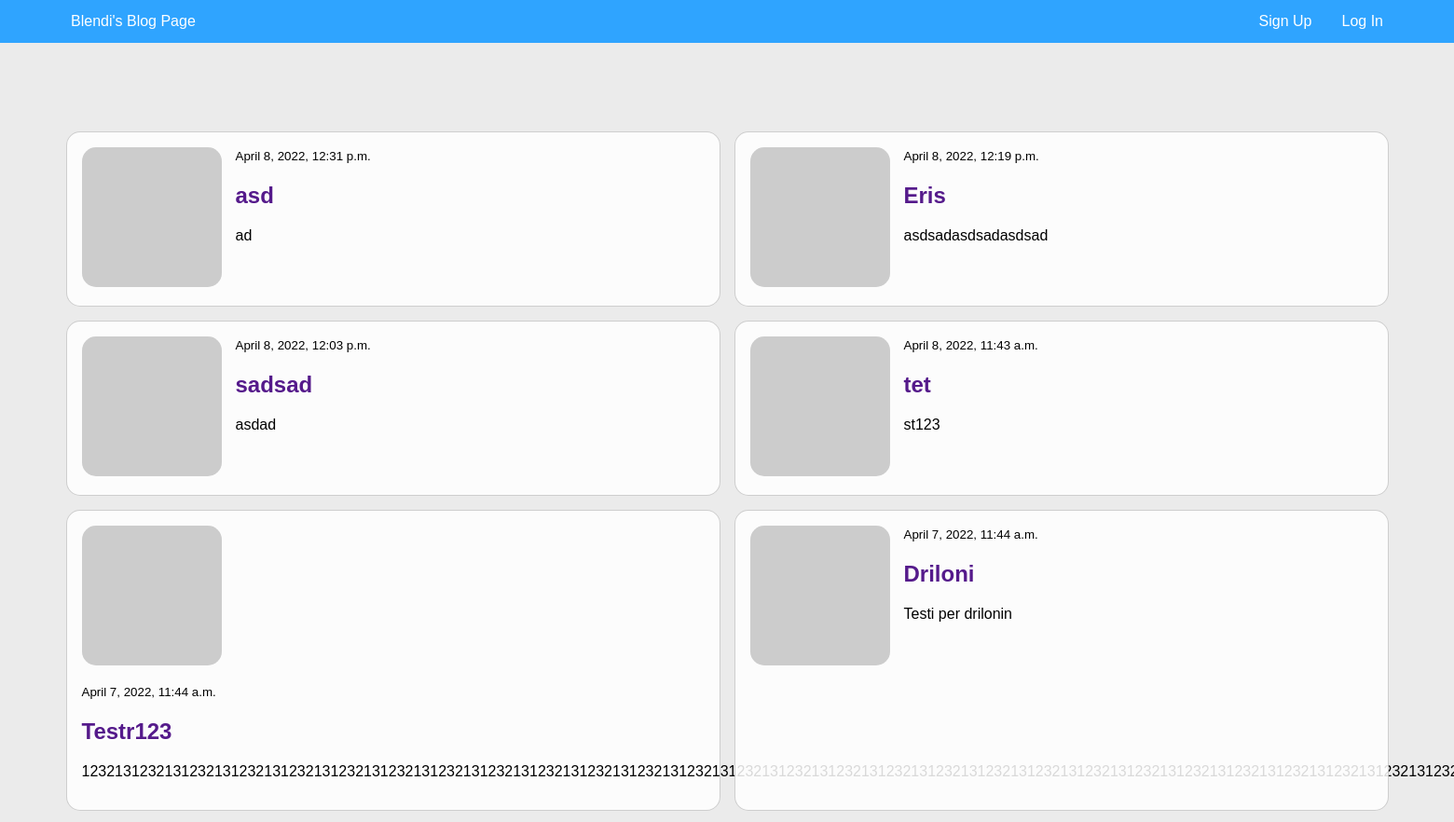
/ (upper part), run on an earlier commit of the app's database.
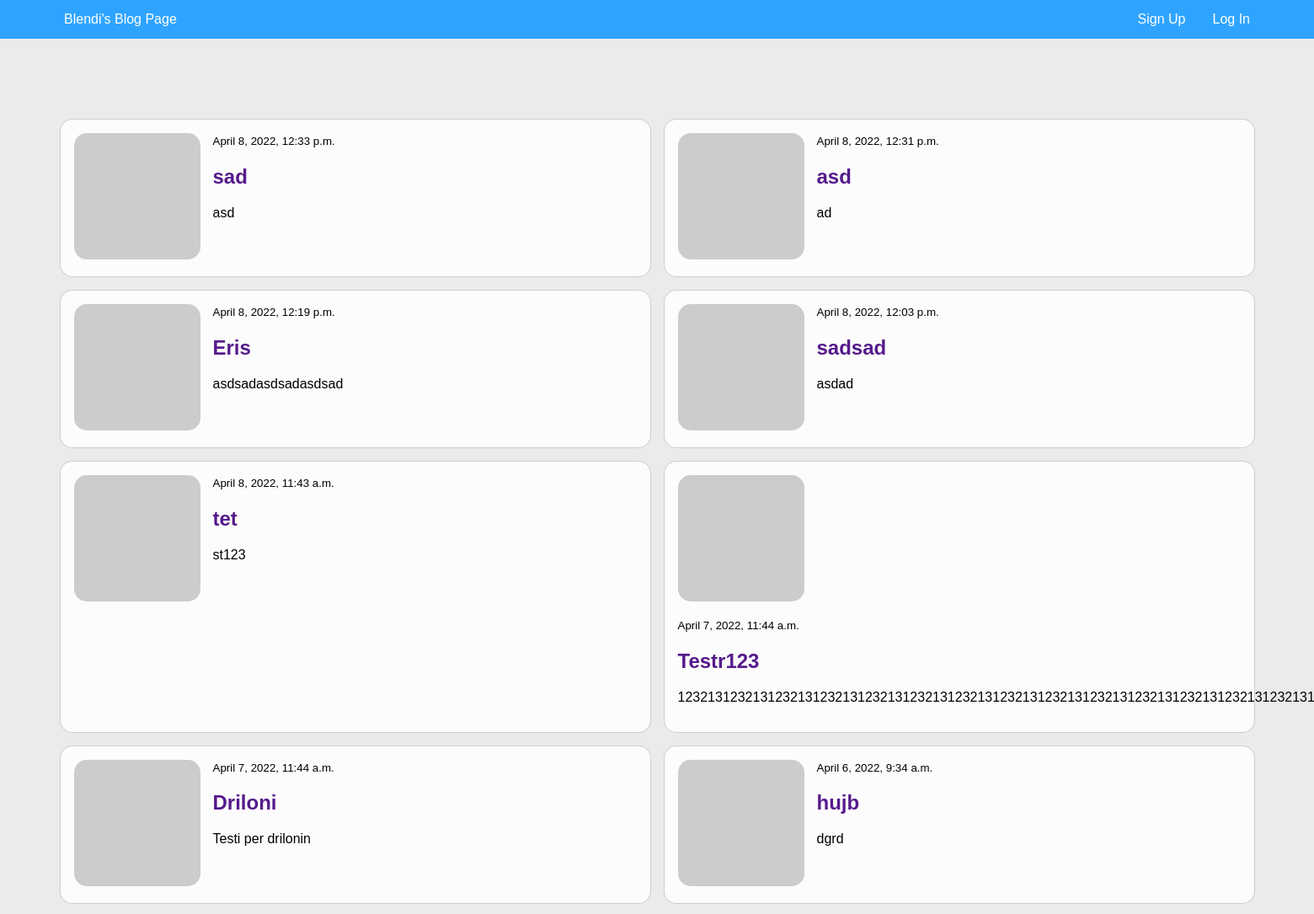
And on a later commit of the database.
### blog/models.py (models this page shows, shortened)
class PostModel(models.Model):
    title = models.CharField(max_length=100)
    content = models.TextField()
    author = models.ForeignKey(User, on_delete=models.CASCADE)
    date_created = models.DateTimeField(auto_now_add=True)
    class Meta:
        ordering = ('-date_created',)

### blog/views.py (the view)
# urls.py: path('', views.index, name = "blog-index"),
def index(request):
    posts = PostModel.objects.all()
    if request.method == 'POST':
        form = PostModelForm(request.POST)
        if form.is_valid():
           instance = form.save(commit=False)
           instance.author = request.user
           instance.save()
           return redirect('blog-index')
    else:
        form = PostModelForm()
    context = {
        'posts': posts,
        'form': form
    }
    return render(request, 'blog/index.html', context)

### templates/blog/index.html (shortened to what this page needs)
<!DOCTYPE html>
<html lang="en">
  <head>
  </head>
  <body>
    {% block content %} {%if request.user.is_authenticated %}
    <div class="nav">
      <ul>
        <li><a href="#">Blendi's Blog Page</a></li>
        <li style="float: right">
          <a href="{%url 'users-logout'%}">Logout</a>
        </li>
        <li style="float: right"><a href="#">{{request.user.username}}</a></li>
      </ul>
    </div>
    <!-- <div class="main-content">
      <div class="forms">
        <form class="form_container" method="POST">
           This is the form where you add blogs
          {% csrf_token %}
          <div class="input_field">
            <label for="">Title</label>
            {{ form.title }}
          </div>
          <div class="input_field content-field">
            <label for="">Content</label>
            {{ form.content }}
          </div>
          <input class="btn_submit" type="submit" name="" id="" value="Post" />
        </form>
      </div>
    </div> -->
    {% else %}
    <div class="nav">
      <ul>
        <li><a href="#">Blendi's Blog Page</a></li>
        <li style="float: right"><a href="{%url 'users-login'%}">Log In</a></li>
        <li style="float: right">
          <a href="{%url 'users-sign-up'%}">Sign Up</a>
        </li>
      </ul>
    </div>
    <h3>Personal Portfolio!</h3>
    {% endif %}
    <div class="main-content">
      <div class="posts-container">
        {% for post in posts %}
        <div class="post_blog">
          <div class="pic">
            <img src="https://picsum.photos/150" alt="img" />
          </div>
          <div class="post_info">
            <div class="date">
              <small>{{ post.date_created }}</small>
            </div>
            <div class="post_title">
              <h2><a class="" href="">{{ post.title }}</a></h2>
            </div>
            <div class="post_content">
              <p>{{ post.content }}</p>
            </div>
          </div>
        </div>
        {%endfor%}
      </div>
    </div>
     {% endblock %}
  </body>
</html>

What changed in the data, as far as the page shows it:
added PostModel: date_created "April 8, 2022, 12:33 p.m.", title "sad", content "asd"
now on this page (row unchanged): PostModel: date_created "April 6, 2022, 9:34 a.m.", title "hujb", content "dgrd"
